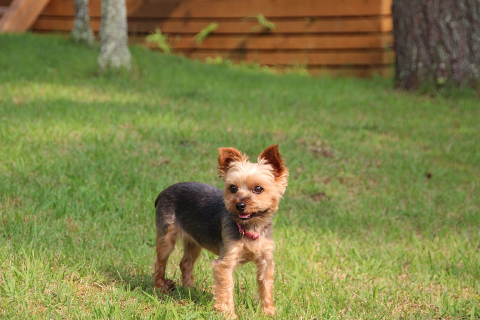
#> input picture ch3/3.2/yorkie.png, 480 x 320 px
$ python rotate_image.py
#> lines starting #> are read from the running program, lines starting #| are printed output that depends on the picture
import cv2

# 画像ファイルをカラーで読み込み
src = cv2.imread('yorkie.png', cv2.IMREAD_COLOR)
#> src is the input picture: shape (320, 480, 3); mean B, G, R 71.8, 129.3, 128.4

# 画像原点O(0, 0)を中心にして画像を時計回りに90度回転
rotated = cv2.rotate(src, cv2.ROTATE_90_CLOCKWISE)
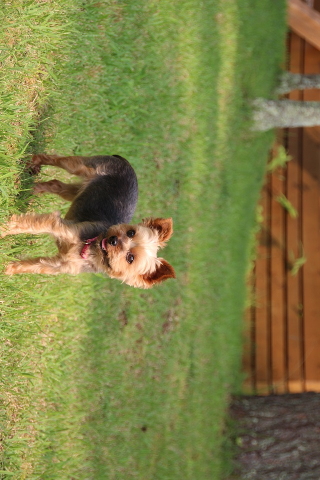
#> rotated: shape (480, 320, 3); mean B, G, R 71.8, 129.3, 128.4

# 画像をウィンドウ表示する
cv2.imshow('src', src)
cv2.imshow('rotated', rotated)
cv2.waitKey(0)
cv2.destroyAllWindows()

$ run again, with ch3/3.2/aloeL.png copied over ch3/3.2/yorkie.png
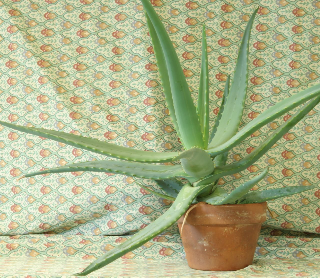
#> input picture ch3/3.2/aloeL.png, 320 x 278 px
#> src is the input picture: shape (278, 320, 3); mean B, G, R 136.9, 177.4, 171.4
#> `rotated = cv2.rotate(src, cv2.ROTATE_90_CLOCKWISE)`:
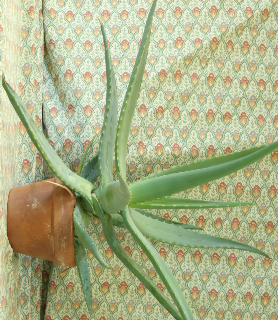
#> rotated: shape (320, 278, 3); mean B, G, R 136.9, 177.4, 171.4

$ run again, with ch3/3.2/aloeR.png copied over ch3/3.2/yorkie.png
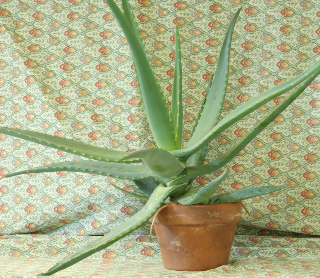
#> input picture ch3/3.2/aloeR.png, 320 x 278 px
#> src is the input picture: shape (278, 320, 3); mean B, G, R 134.4, 174.4, 168.2
#> `rotated = cv2.rotate(src, cv2.ROTATE_90_CLOCKWISE)`:
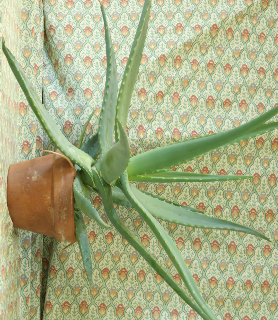
#> rotated: shape (320, 278, 3); mean B, G, R 134.4, 174.4, 168.2
